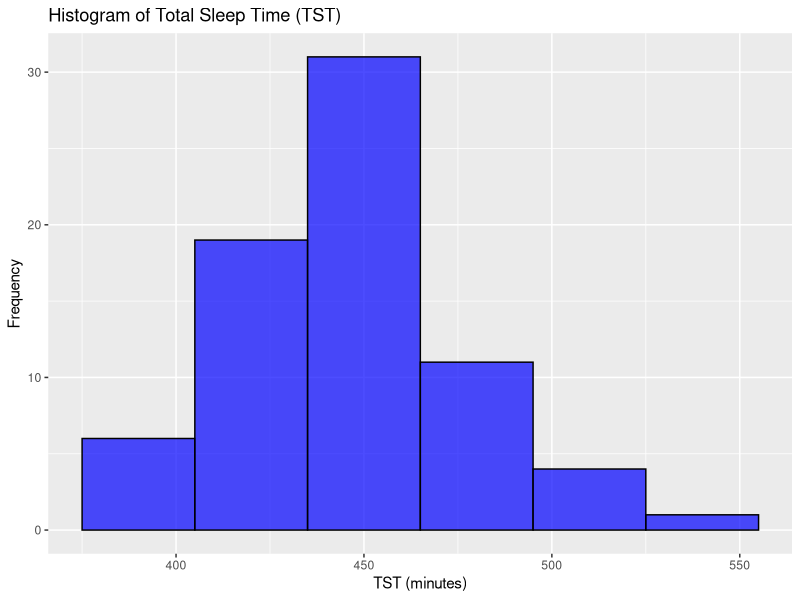
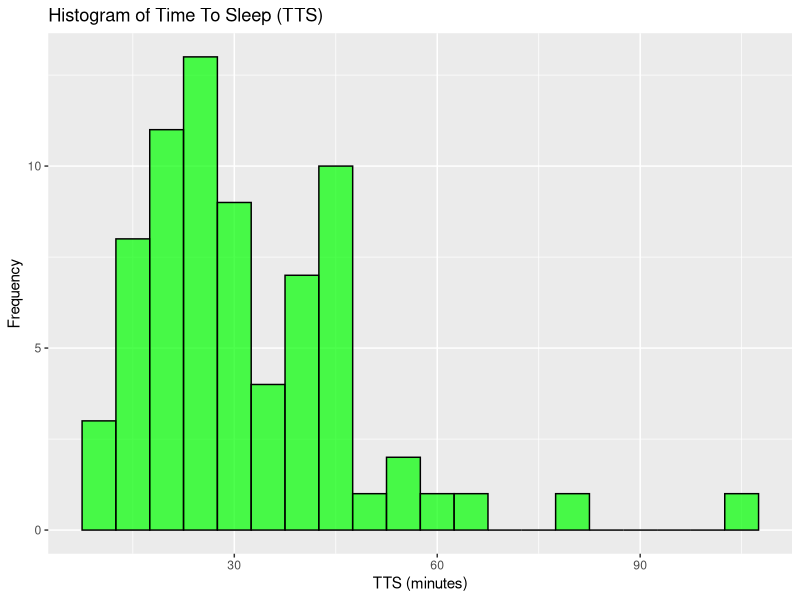
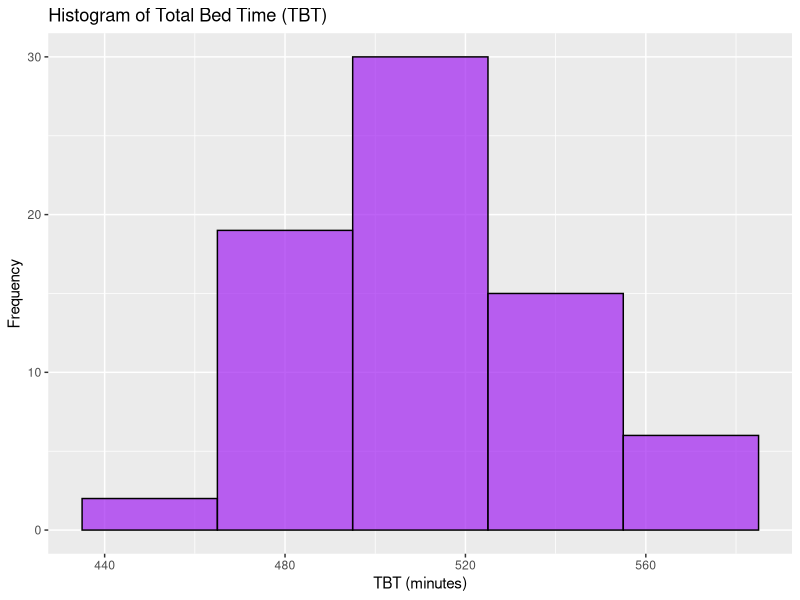
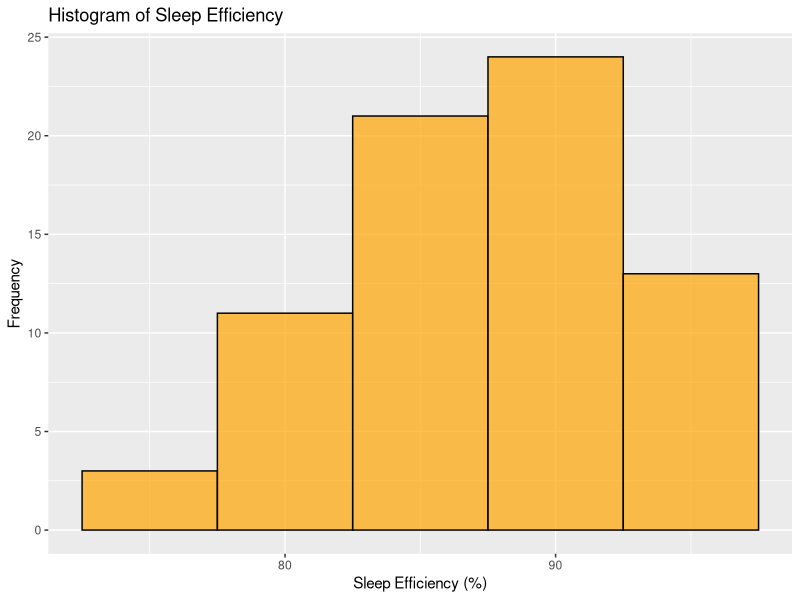
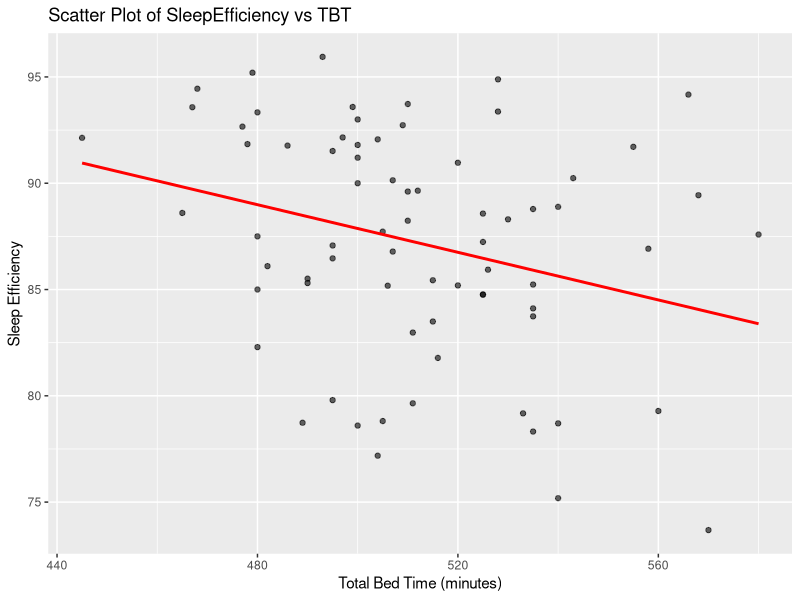
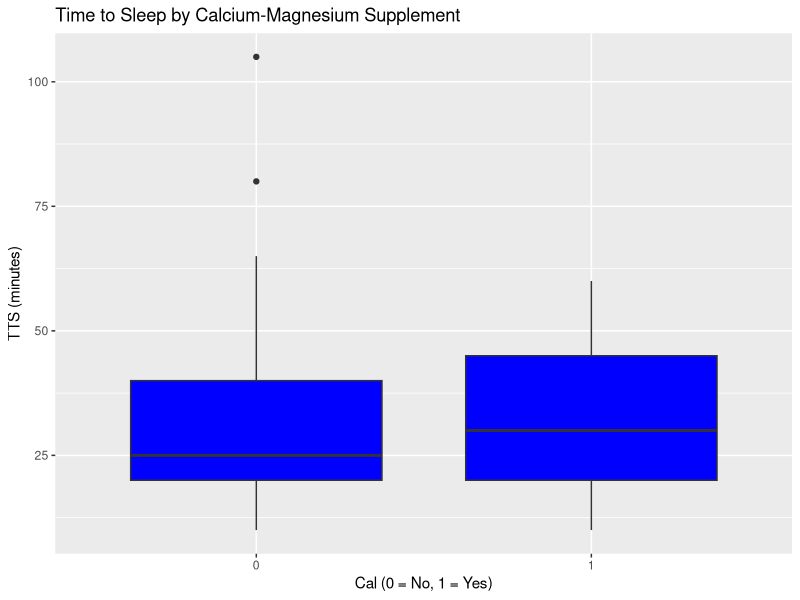
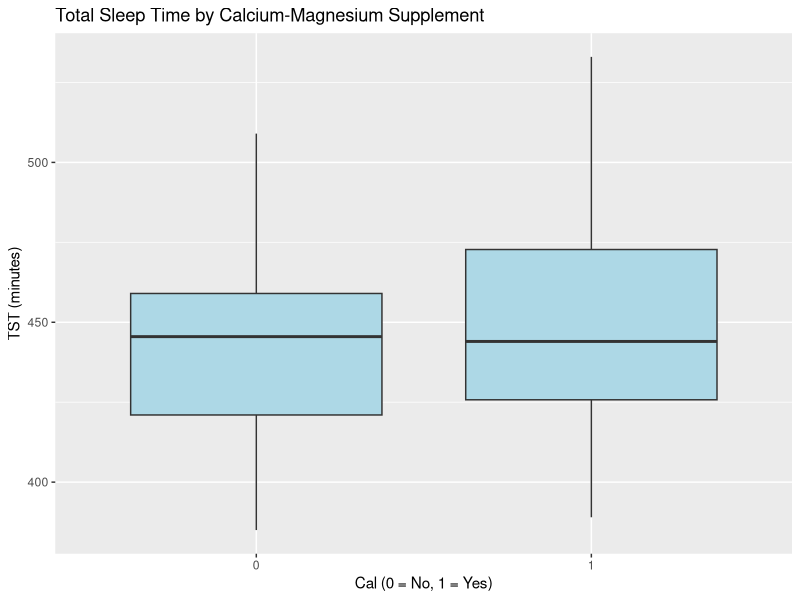
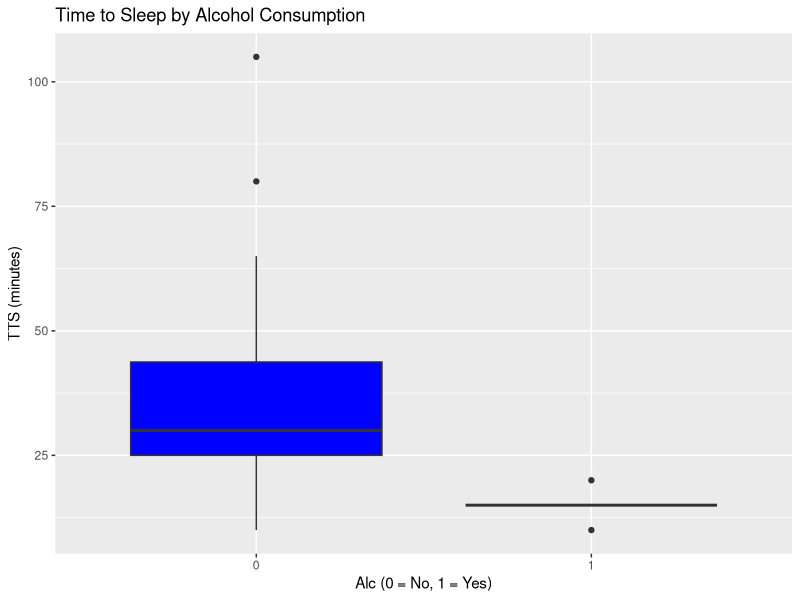

The R source for these figures, in order:
## ---- chunk 1
knitr::opts_chunk$set(echo = TRUE)
library(tidyverse)  
library(lubridate)  
library(dplyr)
library(zoo)
## ---- chunk 2
# Read the data file
sleep <- read.table("sleep.txt", header = TRUE, sep = "", stringsAsFactors = FALSE)

# Display the first few rows
head(sleep)
## ---- chunk 3
colSums(is.na(sleep))
## ---- chunk 4
# Add default year (e.g., 2025) to the Date column
sleep$Date <- paste("2025", sleep$Date)

# Convert Date to Date object
sleep$Date <- as.Date(sleep$Date, format="%Y %m/%d")

sleep <- sleep %>%
  mutate(
    temp_bed_hour = floor(Bedtime / 100),  # Extract hours
    Bed_min  = Bedtime %% 100,        # Extract minutes
    Bed_hour = (temp_bed_hour + 12) %% 24,  # Adjust to 24-hour format
    Bedtime_time = as.POSIXct(sprintf("%02d:%02d:00", Bed_hour, Bed_min), format="%H:%M:%S")
  )


sleep <- sleep %>%
  mutate(
    Bedtime_time = format(Bedtime_time, "%H:%M:%S")  # Extract only the time part
  )

sleep <- sleep %>%
  select(-temp_bed_hour)  


# Create a new variable for sleep efficiency (as a percentage)
sleep <- sleep %>%
  mutate(SleepEfficiency = TST / TBT * 100)

head(sleep)
## ---- chunk 5
# 1. Look at the basic structure and summary of the data
str(sleep)
summary(sleep)
## ---- chunk 6
# Count combinations of Cal > 0 and Alc > 0
result <- sleep %>%
  mutate(
    Cal_greater_than_0 = Cal > 0,
    Alc_greater_than_0 = Alc > 0
  ) %>%
  group_by(Cal_greater_than_0, Alc_greater_than_0) %>%
  summarise(Count = n(), .groups = "drop")

# View the result
print(result)
## ---- chunk 7
# Correlations among numeric variables
numeric_cols <- c("TTS", "TST", "TBT", "Run", "SleepEfficiency")
cor_matrix <- cor(sleep[, numeric_cols], use = "complete.obs")
print(cor_matrix)
## ---- chunk 8
# 2. Histograms for key variables

# Histogram of Total Sleep Time (TST)
ggplot(sleep, aes(x = TST)) +
  geom_histogram(binwidth = 30, fill = "blue", color = "black", alpha = 0.7) +
  labs(title = "Histogram of Total Sleep Time (TST)",
       x = "TST (minutes)",
       y = "Frequency")

# Histogram of Time To Sleep (TTS)
ggplot(sleep, aes(x = TTS)) +
  geom_histogram(binwidth = 5, fill = "green", color = "black", alpha = 0.7) +
  labs(title = "Histogram of Time To Sleep (TTS)",
       x = "TTS (minutes)",
       y = "Frequency")

# Histogram of Total Bed Time (TBT)
ggplot(sleep, aes(x = TBT)) +
  geom_histogram(binwidth = 30, fill = "purple", color = "black", alpha = 0.7) +
  labs(title = "Histogram of Total Bed Time (TBT)",
       x = "TBT (minutes)",
       y = "Frequency")

# Histogram of Sleep Efficiency
ggplot(sleep, aes(x = SleepEfficiency)) +
  geom_histogram(binwidth = 5, fill = "orange", color = "black", alpha = 0.7) +
  labs(title = "Histogram of Sleep Efficiency",
       x = "Sleep Efficiency (%)",
       y = "Frequency")
## ---- chunk 9
# 3. Scatter plot: TST vs TBT
# This addresses the doctor’s hypothesis that actual sleep time (TST) might be nearly fixed regardless 
# of the time in bed (TBT) if the subject is spending more time in bed than necessary.
# so if the human is habitually given much more time in bed, they will just sleep less efficiently
ggplot(sleep, aes(x = TBT, y = SleepEfficiency)) +
  geom_point(alpha = 0.6) +
  geom_smooth(method = "lm", se = FALSE, color = "red") +
  labs(title = "Scatter Plot of SleepEfficiency vs TBT",
       x = "Total Bed Time (minutes)",
       y = "Sleep Efficiency")
## ---- chunk 10
# 4. Boxplots to compare sleep outcomes by supplement (Cal) and alcohol (Alc) intake.

# Boxplot of TTS by Calcium-Magnesium supplement (Cal)
ggplot(sleep, aes(x = factor(Cal), y = TTS)) +
  geom_boxplot(fill = "blue") +
  labs(title = "Time to Sleep by Calcium-Magnesium Supplement",
       x = "Cal (0 = No, 1 = Yes)",
       y = "TTS (minutes)")

# Boxplot of TST by Calcium-Magnesium supplement (Cal)
ggplot(sleep, aes(x = factor(Cal), y = TST)) +
  geom_boxplot(fill = "lightblue") +
  labs(title = "Total Sleep Time by Calcium-Magnesium Supplement",
       x = "Cal (0 = No, 1 = Yes)",
       y = "TST (minutes)")

# Boxplot of TTS by Alcohol consumption (Alc)
ggplot(sleep, aes(x = factor(Alc), y = TTS)) +
  geom_boxplot(fill = "blue") +
  labs(title = "Time to Sleep by Alcohol Consumption",
       x = "Alc (0 = No, 1 = Yes)",
       y = "TTS (minutes)")

# Boxplot of TST by Alcohol consumption (Alc)
ggplot(sleep, aes(x = factor(Alc), y = TTS)) +
  geom_boxplot(fill = "lightblue") +
  labs(title = "Time to Sleep by Alcohol Consumption",
       x = "Alc (0 = No, 1 = Yes)",
       y = "TTS (minutes)")
## ---- chunk 11
# 5. Scatter plot: Miles run (Run) vs TST
ggplot(sleep, aes(x = Run, y = TST)) +
  geom_point(alpha = 0.6) +
  geom_smooth(method = "lm", se = FALSE, color = "darkgreen") +
  labs(title = "Scatter Plot of Total Sleep Time vs. Miles Run",
       x = "Miles Run",
       y = "TST (minutes)")
## ---- chunk 12
# 6. Plot over time to look for trends
ggplot(sleep, aes(x = Date, y = TST)) +
  geom_line(color = "steelblue") +
  labs(title = "Total Sleep Time over Time",
       x = "Date",
       y = "TST (minutes)")


ggplot(sleep, aes(x = Date, y = TTS)) +
  geom_line(color = "steelblue") +
  labs(title = "Time to Sleep over Time",
       x = "Date",
       y = "TTS (minutes)")

ggplot(sleep, aes(x = Date, y = TBT)) +
  geom_line(color = "steelblue") +
  labs(title = "Total Bed Time over Time",
       x = "Date",
       y = "TBT (minutes)")


ggplot(sleep, aes(x = Date, y = SleepEfficiency)) +
  geom_line(color = "steelblue") +
  labs(title = "SleepEfficiency over Time",
       x = "Date",
       y = "SleepEfficiency")

## ---- chunk 13
# Research Question 1:
# According to the doctor's instructions, the subject should spend (average TST + 30 minutes) in bed.

# Calculate mean and standard deviation of TST
mean_TST <- mean(sleep$TST, na.rm = TRUE)
sd_TST <- sd(sleep$TST, na.rm = TRUE)

# Define the recommended TBT range as (Mean ± 1 SD) + 30 minutes
recommended_TBT_min <- (mean_TST - sd_TST) + 30
recommended_TBT_max <- (mean_TST + sd_TST) + 30

# Print the recommended range
print(paste("Recommended Total Bed Time (TBT) Range:", 
            round(recommended_TBT_min, 1), "to", 
            round(recommended_TBT_max, 1), "minutes"))

# Filter dataset to get Sleep Efficiency values for TBT in this range
filtered_sleep <- sleep %>%
  filter(TBT >= recommended_TBT_min & TBT <= recommended_TBT_max) %>%
  select(TBT, SleepEfficiency)

print(filtered_sleep)

# Compute Average Sleep Efficiency in the Range
avg_sleep_efficiency <- sleep %>%
  filter(TBT >= recommended_TBT_min & TBT <= recommended_TBT_max) %>%
  summarise(mean_SleepEfficiency = mean(SleepEfficiency, na.rm = TRUE))

print(avg_sleep_efficiency)
## ---- chunk 14
# Research Question 2:
# Is the doctor’s hypothesis (that one requires a fixed amount of sleep) reasonable?
model1 <- lm(TST ~ TBT, data = sleep)
summary(model1)
# (If the slope for TBT is near 0, it would support the idea that actual sleep time doesn’t change much with extra time in bed.)
# Plots in EDA part can also contribute to this question
## ---- chunk 15
model2 <- lm(SleepEfficiency ~ TBT, data = sleep)
summary(model2)
## ---- chunk 16
# Research Question 3:
# Do calcium-magnesium supplements affect sleep onset or sleep duration?
# We examine whether taking the supplement (Cal) predicts TTS or TST.
# Model for TTS (falling asleep)
model3 <- lm(TTS ~ Cal + Alc + Run, data = sleep)
summary(model3)
## ---- chunk 17
# Model for TST (staying asleep), controlling for TBT since TBT largely determines the opportunity for sleep.
model4 <- lm(TST ~ TBT + Cal + Alc + Run, data = sleep)
summary(model4)
## ---- chunk 18
# Consider sleep efficiency as an outcome.
model5 <- lm(SleepEfficiency ~ TBT + Cal + Alc + Run, data = sleep)
summary(model5)
## ---- chunk 19
# Research Question 4:
# Do any other factors affect sleep patterns?
model6 <- lm(TTS ~ TBT + Cal + Alc + Run, data = sleep)
summary(model6)
## ---- chunk 20
# Investigate the influence of previous days

# Ensure the data are sorted by Date
sleep <- sleep %>% arrange(Date)

# Create lagged variables and rolling averages for previous day's, previous 3 days, and previous 7 days.
# The lag() function from dplyr creates the previous day’s values.
# The rollmean() function from zoo calculates the rolling (moving) average.
sleep <- sleep %>%
  mutate(
    # Previous day's values
    lag1_TST = lag(TST, 1),
    lag1_TTS = lag(TTS, 1),
    lag1_TBT = lag(TBT, 1),
    lag1_Run = lag(Run, 1),
    
    # Average of previous 3 days
    avg3_TST = rollmean(lag(TST, 1), k = 3, fill = NA, align = "right"),
    avg3_TTS = rollmean(lag(TTS, 1), k = 3, fill = NA, align = "right"),
    avg3_TBT = rollmean(lag(TBT, 1), k = 3, fill = NA, align = "right"),
    avg3_Run = rollmean(lag(Run, 1), k = 3, fill = NA, align = "right"),
    
    # Average of previous 7 days.
    avg7_TST = rollmean(lag(TST, 1), k = 7, fill = NA, align = "right"),
    avg7_TTS = rollmean(lag(TTS, 1), k = 7, fill = NA, align = "right"),
    avg7_TBT = rollmean(lag(TBT, 1), k = 7, fill = NA, align = "right"),
    avg7_Run = rollmean(lag(Run, 1), k = 7, fill = NA, align = "right")
  )

# Because the first few rows will have NA values (since there are not enough previous days),
# we filter out rows with missing lagged/rolling values.
sleep_model <- sleep %>%
  filter(!is.na(lag1_TST),
         !is.na(avg3_TST),
         !is.na(avg7_TST))

head(sleep_model)
## ---- chunk 21
# Model for current day's TST.
# This model uses the previous day's, 3-day average, and 7-day average values of TST, TTS, TBT, and miles_run,
# and also controls for other factors such as Calcium supplement (Cal) and Alcohol (Alc).
model_TST_1 <- lm(TST ~ lag1_TST + 
                    lag1_TTS + 
                    lag1_TBT + 
                    lag1_Run + 
                    Cal + Alc,
                data = sleep_model)
summary(model_TST_1)
## ---- chunk 22
model_TST_3 <- lm(TST ~ avg3_TST + 
                    avg3_TTS + 
                    avg3_TBT + 
                    avg3_Run + 
                    Cal + Alc,
                data = sleep_model)
summary(model_TST_3)
## ---- chunk 23
# Model for current day's TTS.
model_TTS_1 <- lm(TTS ~ lag1_TST  +
                    lag1_TTS  +
                    lag1_TBT +
                    Cal + Alc + Run,
                data = sleep_model)
summary(model_TTS_1)
## ---- chunk 24
model_TTS_3 <- lm(TTS ~ avg3_TST + avg3_TTS + avg3_TBT +
                    Cal + Alc + Run,
                data = sleep_model)
summary(model_TTS_3)
## ---- chunk 25
# Diagnostic Plots for the Models

# For model1 (TST ~ TBT)
par(mfrow = c(2, 2))
plot(model1)

# For model2 (TTS ~ Cal + Alc + Run)
par(mfrow = c(2, 2))
plot(model2)

# For model3
par(mfrow = c(2, 2))
plot(model3)


# For model4
par(mfrow = c(2, 2))
plot(model4)

# For model5
par(mfrow = c(2, 2))
plot(model5)


# For model6
par(mfrow = c(2, 2))
plot(model6)
## ---- chunk 26
# For model_TST_1
par(mfrow = c(2, 2))
plot(model_TST_1)

# For model_TST_3
par(mfrow = c(2, 2))
plot(model_TST_3)

# For model_TTS_1
par(mfrow = c(2, 2))
plot(model_TTS_1)

# For model_TTS_3
par(mfrow = c(2, 2))
plot(model_TTS_3)

# Reset plotting parameters to default (1 plot per page)
par(mfrow = c(1, 1))
